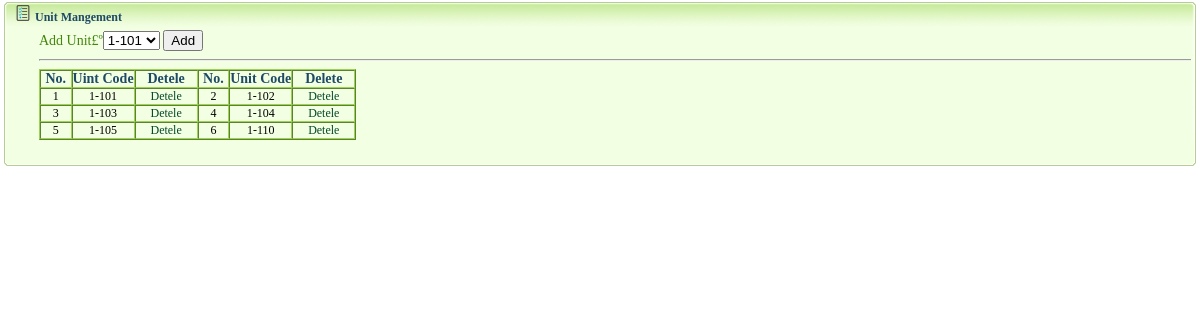
The page /sys/tab/grade_set.php (signed in) on the database its author committed.
### tables this page shows
CREATE TABLE IF NOT EXISTS `tforc` (
  `id` int(4) NOT NULL AUTO_INCREMENT,
  `tid` int(4) NOT NULL,
  `cid` int(4) NOT NULL,
  PRIMARY KEY (`id`)
);

CREATE TABLE IF NOT EXISTS `grade` (
  `id` int(4) NOT NULL AUTO_INCREMENT,
  `gname` varchar(200) NOT NULL,
  PRIMARY KEY (`id`)
);

### sys/tab/teacher_fun.php (called while the page is built, shortened)
<?php
	class  teacher_fun{
		public function select_tfor_grade($tid){
			$query = "select tforc.*,grade.gname from `tforc` inner join `grade` on tforc.cid=grade.id where tforc.tid=".$tid;
			$result = mysql_query($query);
			return $result;
		}
		public function select_grade(){
			$query = "select * from grade";
			$result=mysql_query($query);
			return $result;
		}
	}
?>

### sys/tab/grade_set.php (the view, shortened to what this page needs)
<?php
	include_once './teacher_fun.php';
	$obj = new teacher_fun();
?>
<!DOCTYPE html PUBLIC "-//W3C//DTD XHTML 1.0 Transitional//EN" "http://www.w3.org/TR/xhtml1/DTD/xhtml1-transitional.dtd">
<html xmlns="http://www.w3.org/1999/xhtml">
<head>
</head>
<body>
<table width="100%" border="0" align="center" cellpadding="0" cellspacing="0">
  <tr>
    <td height="30"><table width="100%" border="0" cellspacing="0" cellpadding="0">
      <tr>
        <td width="15" height="30"><img src="images/tab_03.gif" width="15" height="30" /></td>
        <td width="1101" background="images/tab_05.gif"><img src="images/311.gif" width="16" height="16" /> <span class="STYLE4">Unit Mangement</span></td>
        <td width="281" background="images/tab_05.gif"></td>
        <td width="14"><img src="images/tab_07.gif" width="14" height="30" /></td>
      </tr>
    </table></td>
  </tr>
  <tr>
    <td><table width="100%" border="0" cellspacing="0" cellpadding="0">
      <tr>
        <td width="9" background="images/tab_12.gif">&nbsp;</td>
        <td bgcolor="#f3ffe3">
        <div style="padding-left: 30px; width: 100%; margin-right: 30px;" >
        	<form action="" method="post" style="font-size: 14px; color: #43860C;">
        	<label>Add Unit£º<select name="gid">
        			<?php
						$result=$obj->select_grade();
						while ($row=mysql_fetch_row($result)){
							echo "<option value=$row[0]>$row[1]</option>";
						}
        			?>
        	</select></label>
        	<label><input type="submit" value="Add" /></label>
        	</form>
        	<hr style="" />
        	<table border=1 style="border-color:#9AD452;" cellpadding="0" cellspacing="0">
        		<tr style="font-size: 14px; color: #1F4A65;"><th width="10%" >No.</th><th width="20%">Uint Code</th><th width="20%">Detele</th><th width="10%">No.</th><th width="20%">Unit Code</th><th width="20%">Delete</th></tr>
        		<tbody style="font-size: 12px; " align="center">
        		<?php
        		   $result=$obj->select_tfor_grade($_SESSION['uid']);
        		   $No=0;
        		   $str="<tr>";
        		   while ($row=mysql_fetch_row($result)){
        		   		$No++;
        		   		$str .="<td>$No</td><td>$row[3]</td><td><a href='./grade_set.php?id=$row[0]&gid=$row[2]&action=del'>Detele</a></td>";
        		   		if(($No%2)==0){
        		   			$str .="</tr>";
        		   			echo $str;
        		   			$str = "<tr>";
        		   		}
        		   }
        		?>
        		</tbody>
        	</table>
        </div>
        </td>
        <td width="9" background="images/tab_16.gif">&nbsp;</td>
      </tr>
    </table></td>
  </tr>
  <tr>
    <td height="29"><table width="100%" border="0" cellspacing="0" cellpadding="0">
      <tr>
        <td width="15" height="29"><img src="images/tab_20.gif" width="15" height="29" /></td>
        <td background="images/tab_21.gif"><table width="100%" border="0" cellspacing="0" cellpadding="0">
          <tr>
            <td width="25%" height="29" nowrap="nowrap"><span class="STYLE1"></span></td>
            <td width="75%" valign="top" class="STYLE1"><div align="right">
              <table width="352" height="20" border="0" cellpadding="0" cellspacing="0">
                <tr>
                  <td width="62" height="22" valign="middle"><div align="right"></div></td>
                  <td width="50" height="22" valign="middle"><div align="right"></div></td>
                  <td width="54" height="22" valign="middle"><div align="right"></div></td>
                  <td width="49" height="22" valign="middle"><div align="right"></div></td>
                  <td width="59" height="22" valign="middle"><div align="right"></div></td>
                  <td width="25" height="22" valign="middle"></td>
                  <td width="23" height="22" valign="middle"></td>
                  <td width="30" height="22" valign="middle"></td>
                </tr>
              </table>
            </div></td>
          </tr>
        </table></td>
        <td width="14"><img src="images/tab_22.gif" width="14" height="29" /></td>
      </tr>
    </table></td>
  </tr>
</table>
</body>
</html>

### sys/tab/grade_set.php (style rules this page uses)
.STYLE1 { font-size: 12px }
.STYLE4 { font-size: 12px; color: #1F4A65; font-weight: bold; }
a:link { font-size: 12px; color: #06482a; text-decoration: none; }

### rows shown on the page
tforc: grade.gname "1-102"
grade: gname "1-101"
tforc: grade.gname "1-104"
grade: gname "1-103"
tforc: grade.gname "1-110"
grade: gname "1-105"

### other values the page prints
form field gid "1-101"
